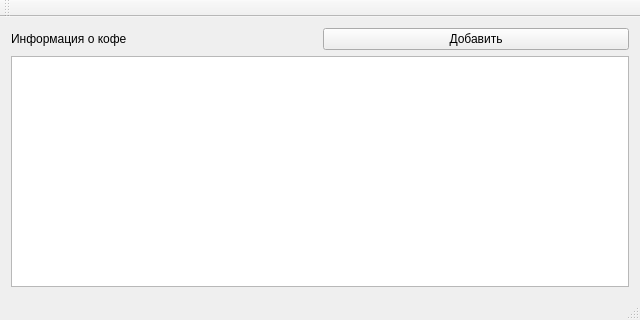
<?xml version="1.0" encoding="UTF-8"?>
<ui version="4.0">
 <class>MainWindow</class>
 <widget class="QMainWindow" name="MainWindow">
  <property name="geometry">
   <rect>
    <x>0</x>
    <y>0</y>
    <width>640</width>
    <height>320</height>
   </rect>
  </property>
  <property name="minimumSize">
   <size>
    <width>640</width>
    <height>320</height>
   </size>
  </property>
  <property name="maximumSize">
   <size>
    <width>640</width>
    <height>320</height>
   </size>
  </property>
  <property name="windowTitle">
   <string>MainWindow</string>
  </property>
  <widget class="QWidget" name="centralWidget">
   <layout class="QGridLayout" name="gridLayout">
    <item row="0" column="0">
     <widget class="QLabel" name="label">
      <property name="text">
       <string>Информация о кофе</string>
      </property>
     </widget>
    </item>
    <item row="0" column="1">
     <widget class="QPushButton" name="addInfoButton">
      <property name="text">
       <string>Добавить</string>
      </property>
     </widget>
    </item>
    <item row="1" column="0" colspan="2">
     <widget class="QTableWidget" name="tableWidget"/>
    </item>
   </layout>
  </widget>
  <widget class="QMenuBar" name="menuBar">
   <property name="geometry">
    <rect>
     <x>0</x>
     <y>0</y>
     <width>640</width>
     <height>21</height>
    </rect>
   </property>
  </widget>
  <widget class="QToolBar" name="mainToolBar">
   <attribute name="toolBarArea">
    <enum>TopToolBarArea</enum>
   </attribute>
   <attribute name="toolBarBreak">
    <bool>false</bool>
   </attribute>
  </widget>
  <widget class="QStatusBar" name="statusBar"/>
 </widget>
 <layoutdefault spacing="6" margin="11"/>
 <resources/>
 <connections/>
</ui>
